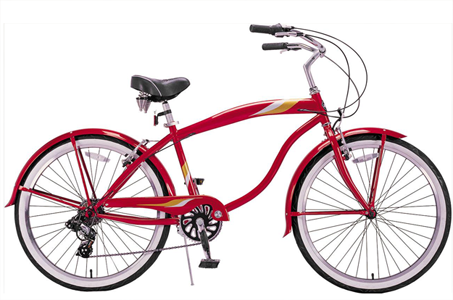
#> input picture img/bicycle.bmp, 453 x 300 px
$ jupyter execute harris_corner_A.ipynb   (older library calls are emulated)
#> lines starting #> are read from the running program, lines starting #| are printed output that depends on the picture; after the words box and inside, x2 and y2 are one past the last pixel; in counts of white or black regions, pixels touching at a corner belong together
#> further down, im is the input picture: shape (300, 453, 3); mean B, G, R 215.9, 213.2, 225.4
[cell 1]
import foldrpp
from itertools import product
import cv2
import numpy as np
import matplotlib.pyplot as  plt
from scipy import ndimage

[cell 2]
def non_maximum_suppression(R):
    mask = np.zeros(R.shape)
    h = R.shape[0]
    w = R.shape[1]
    d_list = [[-1, -1], [-1, 0], [-1, +1],
              [0, -1], [0, +1],
              [+1, -1], [+1, 0], [+1, +1]]

    for i in range(0,int(R.shape[0])):
        for j in range(0,int(R.shape[1])):
            flag = True
            for d in d_list:
                ni, nj = (i + d[0], j + d[1])
                if (0 <= ni < h) and (0 <= nj < w):
                    if (R[ni, nj] >= R[i, j]):
                        flag = False
            if flag:
                mask[i,j] = 1
            else:
                mask[i,j] = 0

            if(R[i-1,j-1] < R[i,j] and R[i,j-1] < R[i,j] and R[i-1,j] < R[i,j] and R[i+1,j] < R[i,j]
            and R[i-1,j+1] < R[i,j] and R[i,j+1] < R[i,j] and R[i+1,j+1] < R[i,j] and R[i+1,j-1] < R[i,j]):
                mask[i,j] = 1
            else:
                mask[i,j] = 0
    return mask

[cell 3]
def harris_corner(im):
    # step 0: convert RGB to gray-scale image
    gray = cv2.cvtColor(im, cv2.COLOR_RGB2GRAY)
    gray_1 = np.copy(gray)
    gray_1 = np.float32(gray_1)

    # step 1: compute image gradient using Sobel filters
    # https://opencv24-python-tutorials.readthedocs.io/en/latest/py_tutorials/py_imgproc/py_gradients/py_gradients.html
    sobelx = cv2.Sobel(gray_1, cv2.CV_64F, 1, 0, ksize=5)
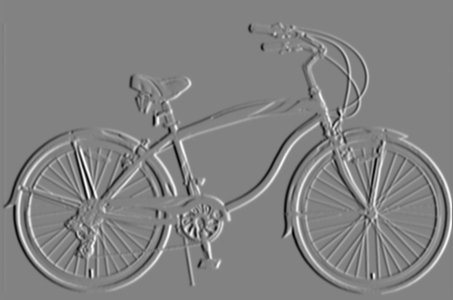
#> sobelx: shape (300, 453) float64; min -11420, max 10852, mean -2; drawn with min black and max white
    sobely = cv2.Sobel(gray_1, cv2.CV_64F, 0, 1, ksize=5)
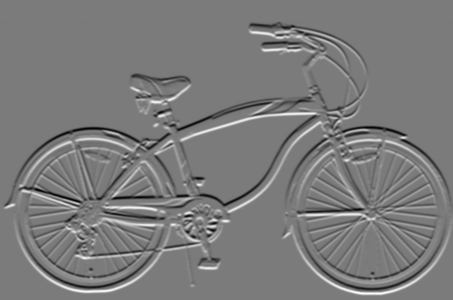
#> sobely: shape (300, 453) float64; min -11145, max 11911, mean 0.2; drawn with min black and max white

    # step 2: compute products of derivatives at every pixels
    IXX = np.square(sobelx)
    IYY = np.square(sobely)
    IXY = np.multiply(sobelx, sobely)
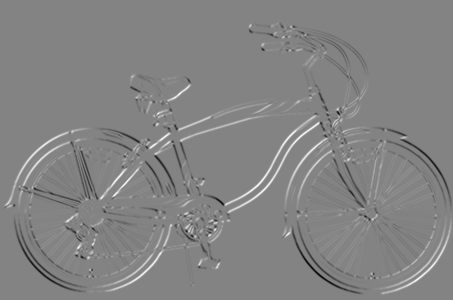
#> IXY: shape (300, 453) float64; min -64463808, max 60464593, mean 191571.6; drawn with min black and max white


    # step 3: compute the sums of products of derivatives at each pixel using Gaussian filter from OpenCV
    gaussian = np.array([[1, 2, 1],[2, 4, 2],[1, 2, 1]]) / 16
    X_filter = cv2.filter2D(IXX, cv2.CV_64F, gaussian)
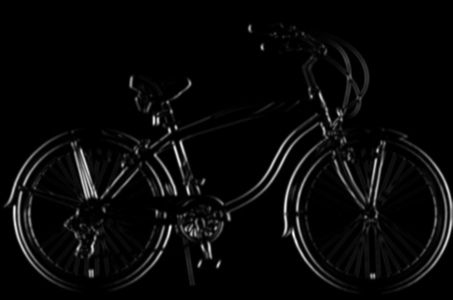
#> X_filter: shape (300, 453) float64; min 0, max 90065792.8, mean 3278812.2; drawn with min black and max white
    Y_filter = cv2.filter2D(IYY, cv2.CV_64F, gaussian)
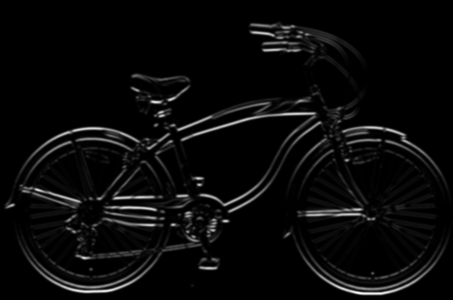
#> Y_filter: shape (300, 453) float64; min 0, max 99779772.8, mean 3992612.1; drawn with min black and max white
    XY_filter = cv2.filter2D(IXY, cv2.CV_64F, gaussian)

    # step 4: compute determinant and trace of the M matrix
    det = X_filter * Y_filter - (XY_filter ** 2)
    trace = (X_filter + Y_filter)
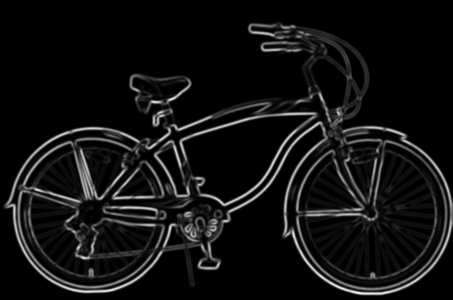
#> trace: shape (300, 453) float64; min 0, max 103766882.5, mean 7271424.3; drawn with min black and max white

    # step 5: compute R scores with k = 0.05
    k = 0.04
    R = det - k * (np.square(trace))
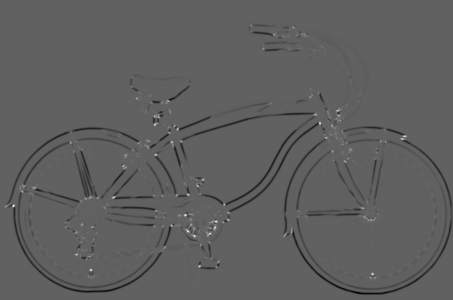
#> R: shape (300, 453) float64; min -4.27e+14, max 6.96e+14, mean -8.09e+12; drawn with min black and max white

    # step 6: thresholding
    # up to now, you shall get a R score matrix with shape [height, width]
    threshold = 0.01 * R.max()
#> threshold = 6.96e+12
    R[R < threshold] = 0

    # step 7: non-maximum suppression
    corner_mask = non_maximum_suppression(R)
#> after the loop in non_maximum_suppression, `for i in range(0,int(R.shape[0])):`:
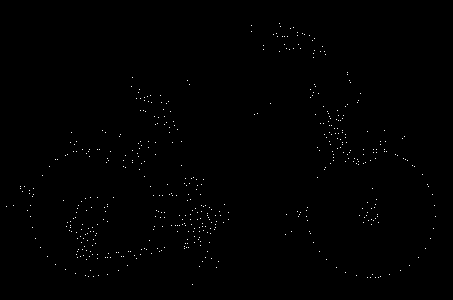
#> mask: shape (300, 453) float64; values 0 (black) and 1 (white), 0.37% white in thin lines or dots, all inside (x1, y1, x2, y2) = (6, 23, 436, 285)

    return corner_mask

[cell 4]
im = cv2.imread(r"img/bicycle.bmp")

[cell 5]
corner_mask = harris_corner(im)

# opencv harris corner
img = im.copy()
gray = cv2.cvtColor(img, cv2.COLOR_BGR2GRAY)
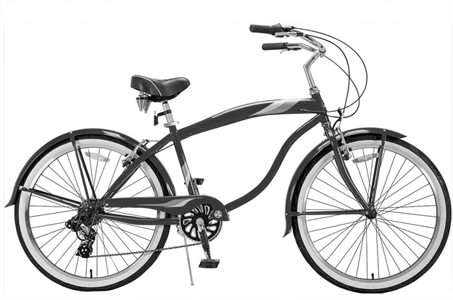
#> gray: shape (300, 453); min 0, max 255, mean 217.2
gray = np.float32(gray)

# visualization for your debugging
fig = plt.figure(figsize = (100,50))

# show RGB image
ax = fig.add_subplot(1, 3, 1)
plt.imshow(im[:, :, (2, 1, 0)])
ax.set_title('RGB image')

# show our corner image
ax = fig.add_subplot(1, 3, 2)
plt.imshow(im[:, :, (2, 1, 0)])
index = np.where(corner_mask > 0)
#> index = 507 positions, rows 23 to 284, columns 6 to 435
plt.scatter(x=index[1], y=index[0], c='red', s=200)
ax.set_title('our corner image')
plt.savefig("compare2.png",dpi=300)
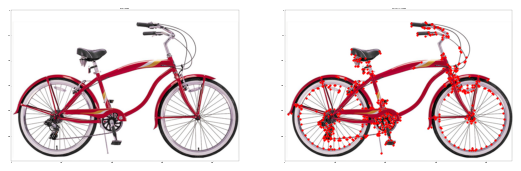
#> figure drawn by matplotlib, 2 panels
plt.show()
